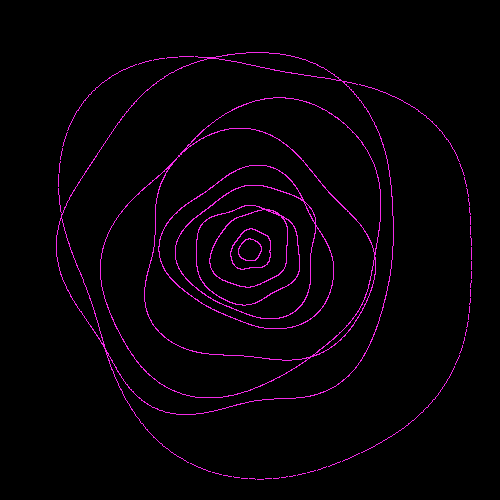

Write the Python code that produced this figure.
from PIL import Image
import math
import opensimplex
from random import randrange

def gen_circle(colour):

    TWO_PI = math.pi * 2

    image = Image.new('RGB', (500, 500), color="#000000")
    pixels = image.load()

    radius = 200

    for _ in range(10):
        opensimplex.seed(randrange(0, 999))
        angle = 0
        x1 = 0
        y1 = 0
        while angle < TWO_PI:
            x1 = math.cos(angle)
            y1 = math.sin(angle)
            r = radius + opensimplex.noise2(x=x1, y=y1) * radius/4
            x = r * x1 + 250
            y = r * y1 + 250

            try:
                pixels[x,y] = colour
            except IndexError:
                pass

            angle += 0.005

        radius -= 30

    image.save('circles.png')
